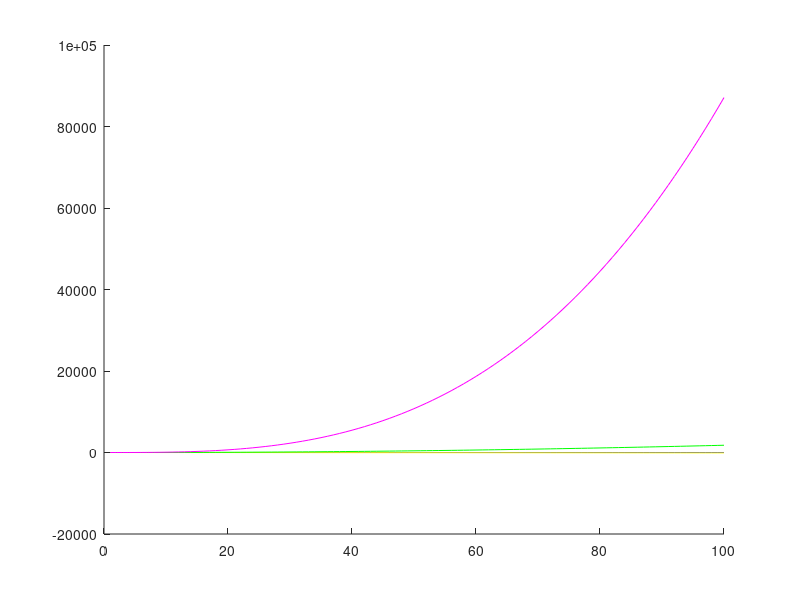

The MATLAB script that drew this image:
# ==== Initialisation ==============================================================  clc;  clear;# ==================================================================================# ==== Fonctions ===================================================================  #---- Fonction d'exemple ---------------------------------------------------------  #f = @(x) (3*x^2)+(2*x)+1;    #f = @(x) (3*x^4);    f = @(x) cos(x);    #f = @(x) x^2;    #---- Fonction dérivée -----------------------------------------------------------  d = @(fct,x)((fct(x+1)-fct(x))./((x+1)-x));  #---- dérivée n fois -------------------------------------------------------------  function result = derivee_Nfois(fct, n, nbrePoints)    # fonction de dérivée    d = @(fct,x)((fct(x+1)-fct(x))./((x+1)-x));    # calcul de la première dérivée    for i=1:nbrePoints+n      Tab(i) = d(fct, i);    endfor    # calcul des autres dérivées si n < 1    if(n>1)      for j=2:n        for i=1:nbrePoints+n-j          Tab(i) = d(Tab, i);        endfor      endfor    endif    # efface le dernier point qui ne servait qu'à calculer le nème    # retourne le tableau de points    result = Tab(1:nbrePoints);    return  endfunction# ==================================================================================%# ==== Programme de test ===========================================================%%  #---- calcul des points de la fonction f -----------------------------------------%%  for i=1:100%    Tab_f(i) = f(i);%  endfor%%  #---- test de la fonction derivee_Nfois ------------------------------------------%%  Tab_d1 = derivee_Nfois(f, 1, 100); # 1ère dérivée de f%  Tab_d2 = derivee_Nfois(f, 2, 100); # 2ème dérivée de f%  Tab_d3 = derivee_Nfois(f, 3, 100); # 3ème dérivée de f%  Tab_d4 = derivee_Nfois(f, 7, 100); # 4ème dérivée de f%%  #---- Affichage ------------------------------------------------------------------%%  hold on%%  #plot(Tab_f);%  #plot(Tab_d1);%  #plot(Tab_d2);%  #plot(Tab_d3);%  plot(Tab_d4);%  %%  hold off%%# ==================================================================================# ==== Taylor ======================================================================  function result = Taylor(fct, point, nbTermes)    B = zeros(100,1);        for x=1:100      B(x) = fct(point);      for i=1:nbTermes        A = derivee_Nfois(fct, i, point)(point);        #A = Derivee_cos(i, point);                B(x) += ((A * ((x-point)^i)) / (factorial(i)));      endfor    endfor    result = B;    return      endfunction   # =================================================================================   function result = Derivee_cos(n,point)      point = point/10;        if(n == 1)      result = -sin(point);    elseif(n == 2)      result = -cos(point);    elseif(n == 3)      result = sin(point);    endif    return  endfunction    # ==== Calcul des points ==========================================================  for i=1:100  F(i) = f(i); endfor  T1 = Taylor(f, 1, 1); T2 = Taylor(f, 1, 2); T3 = Taylor(f, 1, 3);  # =================================================================================     # ==== Affichage ==================================================================  hold on  plot(F,'b'); plot(T1,'y'); plot(T2,'g'); plot(T3,'m');  hold off%Derivee_cos(2,1)%%%for i=1:100%  F(i) = f(i);%  H = derivee_Nfois(f,1,100);%endfor%%hold on%%plot(F,'b');%plot(H,'g');%%hold off